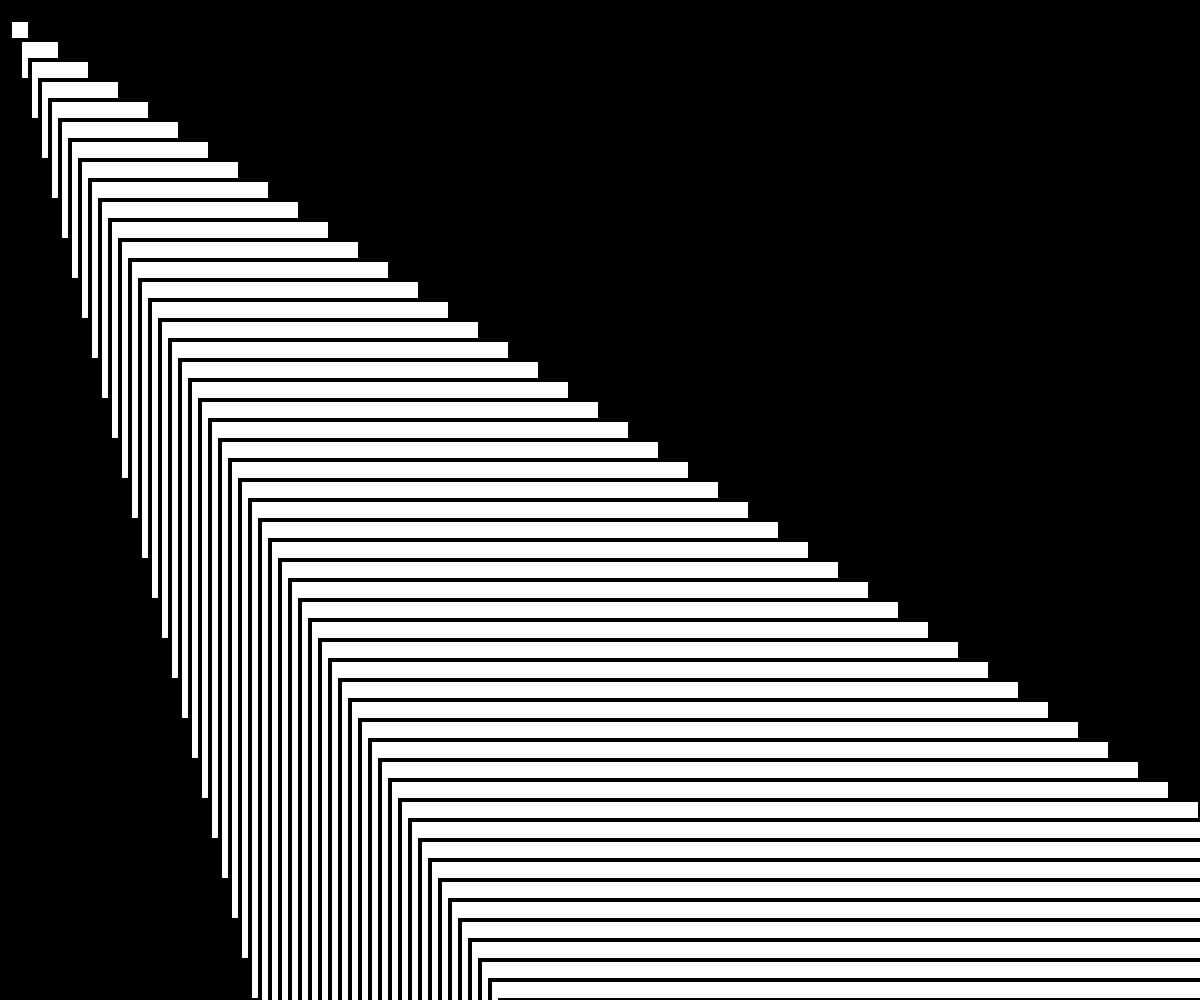
Frame 1 (no input)
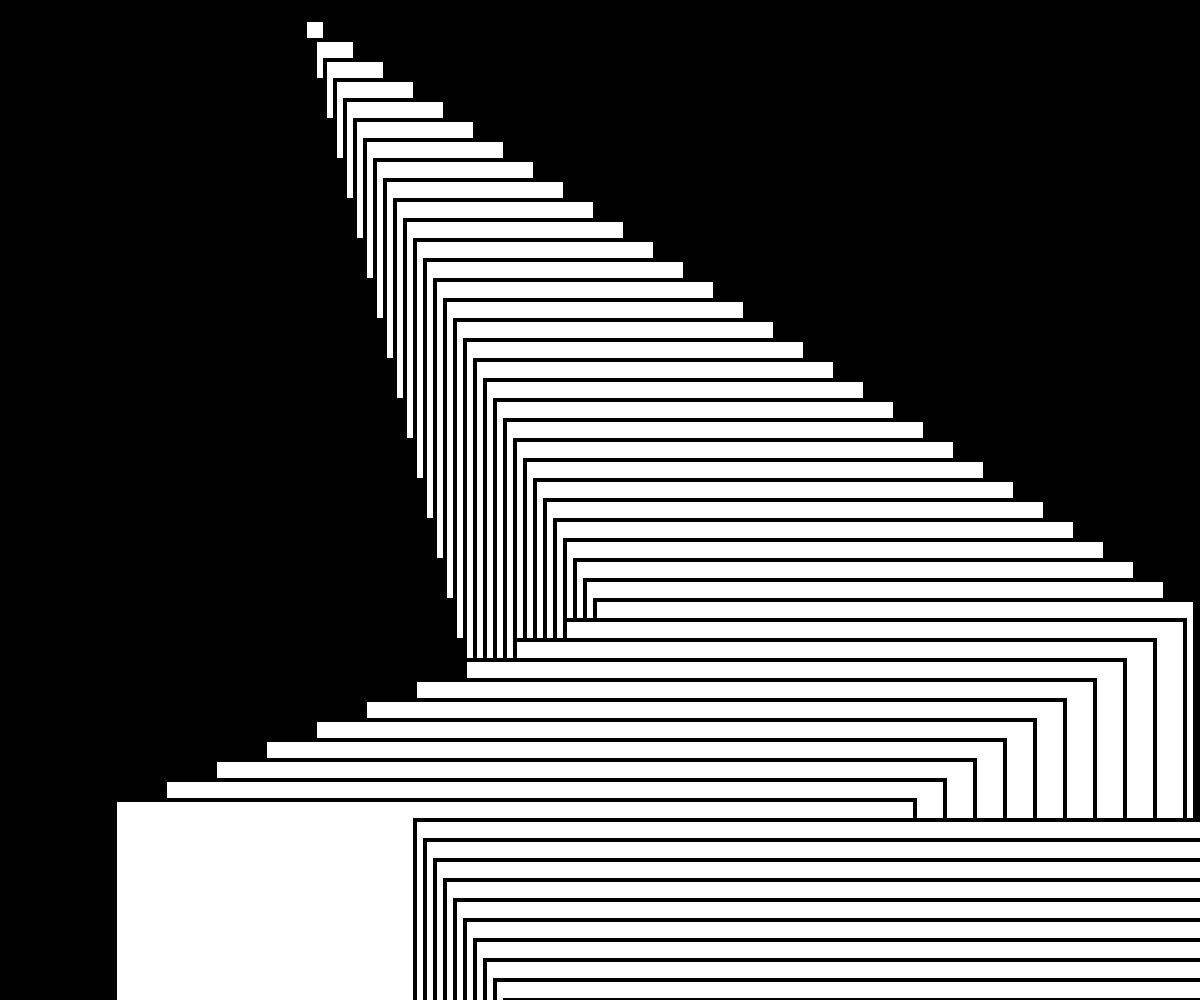
Frame 60 (no input)
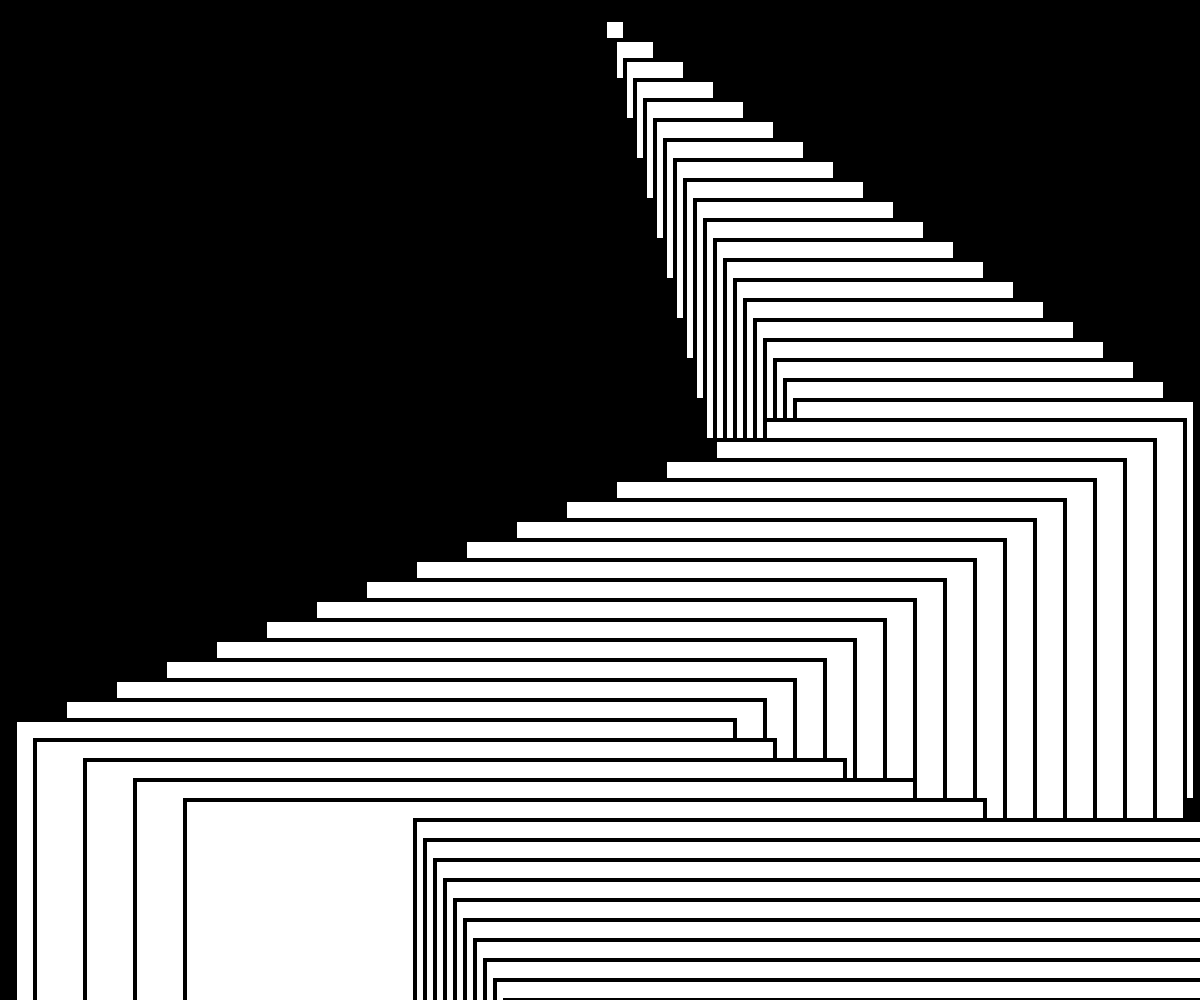
Frame 120 (the mouse pressed at the canvas centre since frame 60)

The p5.js sketch that drew these frames (run headless with seeded random() and noise() and a simulated clock; from frame 60 on, the mouse is pressed at the canvas centre):

// p5.js sketch
// ── sketch.js
//Block Object
class Block{

    constructor(x,y,width,height,speedX,speedY){
    this.x = x;
    this.y = y;
    this.width = width;
    this.height = height;
    this.speedX = 5;
    this.speedY = 5;
    }

    display() {
        fill(blockcolor);
        rect(this.x,this.y,this.width,this.height);
    }

    move(){
        this.x = this.x + this.speedX
        if (this.x > (windowWidth - this.width) || this.x <= 0){
        this.speedX = this.speedX*-1
        }
    }
}

let blocks = [];
let numBlocks = 800;
for (i = 0; i < numBlocks ; i++)
    blocks[i] = new Block(i*10,i*20,i*20,i*20,i*20,500)

function keyPressed(){
    if (keyCode === 65) {
        console.log('key pressed is A')
        keyValue = color(175, 100, 220);
        blockcolor = 'yellow'
    }
    if (keyCode === 83) {
        console.log('key pressed is S')
        keyValue = color(255, 204, 0);
        blockcolor = 'red'
    }
    if (keyCode === 37) {
        console.log('key pressed is LEFT_ARROW')
        keyValue = color('rgb(0,0,255)');
        blockcolor = 'magenta'
    }
    if (keyCode === 39) {
        console.log('key pressed is RIGHT_ARROW')
        keyValue = color('#0f0');
        blockcolor = 'blue'
    }
    if (keyCode === 38) {
        console.log('key pressed is ARROW_UP')
        keyValue = color('magenta');
        blockcolor = 'green'
    }
}

/*else {
    console.log('key released');
    keyValue = 0;
} */

keyValue = 0
blockcolor = 255

function setup(){
    createCanvas(windowWidth,windowHeight);
}

function draw() {
    strokeWeight(4);
background(keyValue);
for (i = 0; i <numBlocks; i++){
blocks[i].display();
blocks[i].move();
}

}
